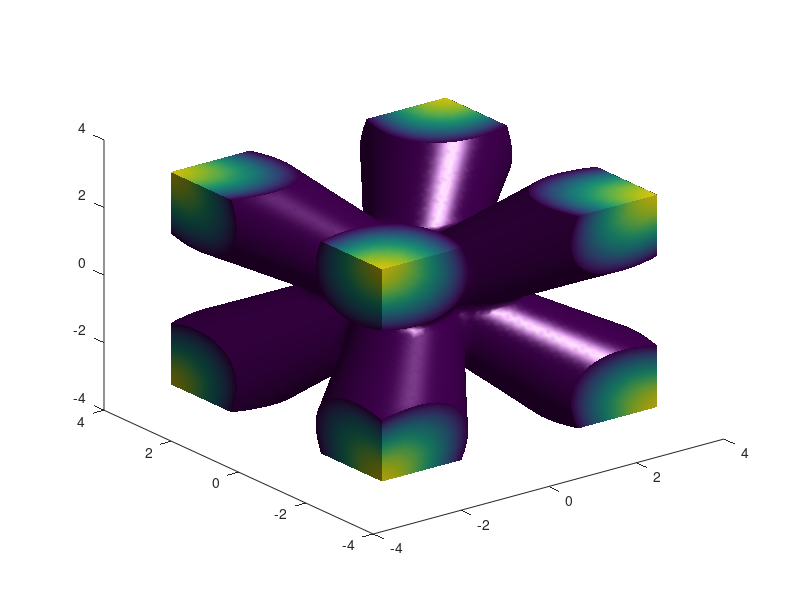
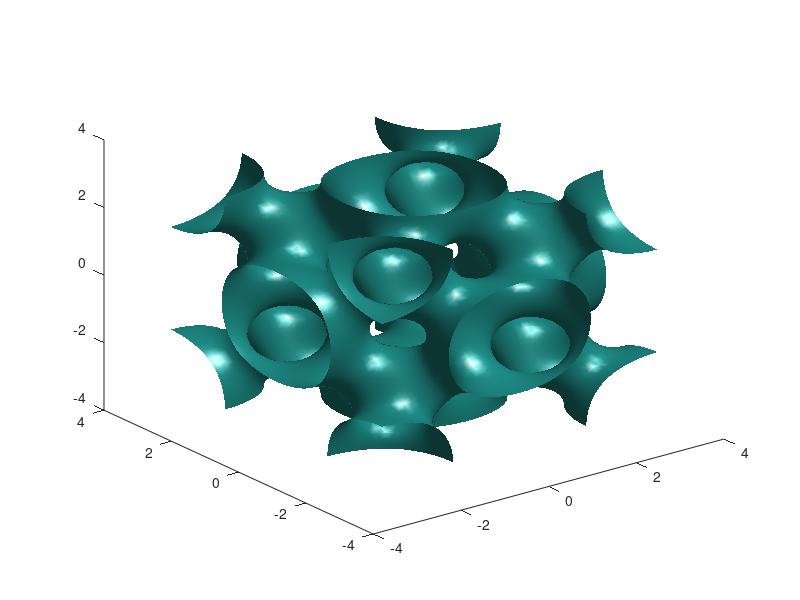
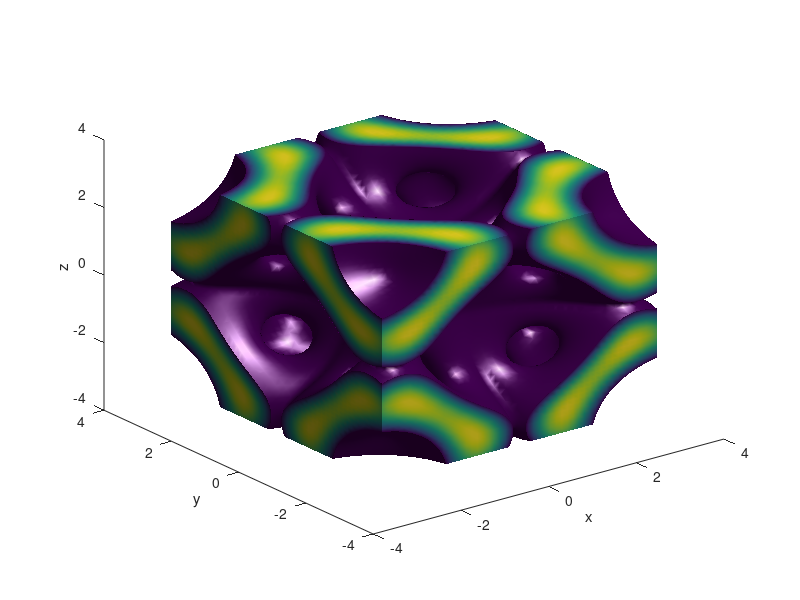

The MATLAB source for these figures, in order:
clc;clear;


% 数据集的可变参数
alpha2 = 0;
alpha3 = 0.4;
alphaH = 0.6; %桁架的权重参数

t2 = 0.2;
t3 =-0.4;
lev=0.6; % 0.4~0.8 控制桁架体积比

X = linspace(-pi,pi,50);
Y = linspace(-pi,pi,50);
Z = linspace(-pi,pi,50);
[x,y,z] = meshgrid(X,Y,Z);


b1=1.3;
b2=0.5;
tPart=lev*(abs(x)+abs(y)+abs(z))/3+1;


x1=-pi;y1=-pi;z1=-pi;
x2=pi;y2=pi;z2=pi;

x0=(x1+x2)/2;y0=(y1+y2)/2;z0=(z1+z2)/2;LPart=sqrt((x2-x1).^2+(y2-y1).^2+(z2-z1).^2);
dx2=x2-x0;dy2=y2-y0;dz2=z2-z0;
dx=x-x0;dy=y-y0;dz=z-z0;
Ld = sqrt(dx.^2+dy.^2+dz.^2);
cos_ThetaPart = sqrt(((dx*dx2+dy*dy2+dz*dz2)./(Ld*sqrt(dx2^2+dy2^2+dz2^2))).^2);
sin_ThetaPart = sqrt(1-cos_ThetaPart.^2);

FaiPartc1 =  (LPart/2)^2-(cos_ThetaPart.*Ld).^2;
FaiPartc2 =  (tPart/2).^2-(sin_ThetaPart.*Ld).^2;


FaiPartc_l1 = FaiPartc2;
%% 

% tPart=3;
x1=pi;y1=-pi;z1=-pi;
x2=-pi;y2=pi;z2=pi;

x0=(x1+x2)/2;y0=(y1+y2)/2;z0=(z1+z2)/2;LPart=sqrt((x2-x1).^2+(y2-y1).^2+(z2-z1).^2);
dx2=x2-x0;dy2=y2-y0;dz2=z2-z0;
dx=x-x0;dy=y-y0;dz=z-z0;
Ld = sqrt(dx.^2+dy.^2+dz.^2);
cos_ThetaPart = sqrt(((dx*dx2+dy*dy2+dz*dz2)./(Ld*sqrt(dx2^2+dy2^2+dz2^2))).^2);
sin_ThetaPart = sqrt(1-cos_ThetaPart.^2);

FaiPartc1 =  (LPart/2)^2-(cos_ThetaPart.*Ld).^2;
FaiPartc2 =  (tPart/2).^2-(sin_ThetaPart.*Ld).^2;

FaiPartc_l2 = FaiPartc2;
%% 

% tPart=3;
x1=pi;y1=pi;z1=-pi;
x2=-pi;y2=-pi;z2=pi;

x0=(x1+x2)/2;y0=(y1+y2)/2;z0=(z1+z2)/2;LPart=sqrt((x2-x1).^2+(y2-y1).^2+(z2-z1).^2);
dx2=x2-x0;dy2=y2-y0;dz2=z2-z0;
dx=x-x0;dy=y-y0;dz=z-z0;
Ld = sqrt(dx.^2+dy.^2+dz.^2);
cos_ThetaPart = sqrt(((dx*dx2+dy*dy2+dz*dz2)./(Ld*sqrt(dx2^2+dy2^2+dz2^2))).^2);
sin_ThetaPart = sqrt(1-cos_ThetaPart.^2);

FaiPartc1 =  (LPart/2)^2-(cos_ThetaPart.*Ld).^2;
FaiPartc2 =  (tPart/2).^2-(sin_ThetaPart.*Ld).^2;

FaiPartc_l3 = FaiPartc2;

%% 

% tPart=3;
x1=-pi;y1=pi;z1=-pi;
x2=pi;y2=-pi;z2=pi;

x0=(x1+x2)/2;y0=(y1+y2)/2;z0=(z1+z2)/2;LPart=sqrt((x2-x1).^2+(y2-y1).^2+(z2-z1).^2);
dx2=x2-x0;dy2=y2-y0;dz2=z2-z0;
dx=x-x0;dy=y-y0;dz=z-z0;
Ld = sqrt(dx.^2+dy.^2+dz.^2);
cos_ThetaPart = sqrt(((dx*dx2+dy*dy2+dz*dz2)./(Ld*sqrt(dx2^2+dy2^2+dz2^2))).^2);
sin_ThetaPart = sqrt(1-cos_ThetaPart.^2);

FaiPartc1 =  (LPart/2)^2-(cos_ThetaPart.*Ld).^2;
FaiPartc2 =  (tPart/2).^2-(sin_ThetaPart.*Ld).^2;

FaiPartc_l4 = FaiPartc2;


FaiPartc_com = max(FaiPartc_l1,FaiPartc_l2);
FaiPartc_com = max(FaiPartc_l3,FaiPartc_com);
FaiPartc_com = max(FaiPartc_l4,FaiPartc_com)+lev;
% isosurface(x,y,z,FaiPartc_com,0)

figure(5001)
isosurface(x,y,z,FaiPartc_com,0)
isocaps(x,y,z,FaiPartc_com,0)




%%
alpha1 = 0;
% alpha2 = 0.8;
% alpha3 = 0.2;
t1 = 0;
% t2 = 0;
% t3 = 0;

% X = [-0.5:0.1:0.5]*2*pi;
% Y = [-0.5:0.1:0.5]*2*pi;
% Z = [-0.5:0.1:0.5]*2*pi;
% [x,y,z] = meshgrid(X,Y,Z);

F1 = cos(x) + cos(y) + cos(z)+ t1;
F2 = cos(x).*cos(y).*cos(z) - sin(x).*sin(y).*sin(z) + t2;
F3 = 8*cos(x).*cos(y).*cos(z)+cos(2*x).*cos(2*y).*cos(2*z)-(cos(2*x).*cos(2*y)+cos(2*y).*cos(2*z)+cos(2*z).*cos(2*x))+t3;
Fmerge = alpha1*4*F1+alpha2*4*F2+alpha3*F3;

figure(5002)
isosurface(x,y,z,Fmerge,0)



%% 
figure(5003)
isosurface(x,y,z,Fmerge+alphaH*FaiPartc_com,0)
isocaps(x,y,z,Fmerge+alphaH*FaiPartc_com,0)

xlabel('x')
ylabel('y')
zlabel('z')

% %% 转换为逻辑矩阵
% logic = zeros(50,50,50);
% 
% LevelSet = a1*Fmerge+a2*FaiPartc_com;
% logic(LevelSet>0) = 1;
% 
% CellStructrue(i).logic = logic;
